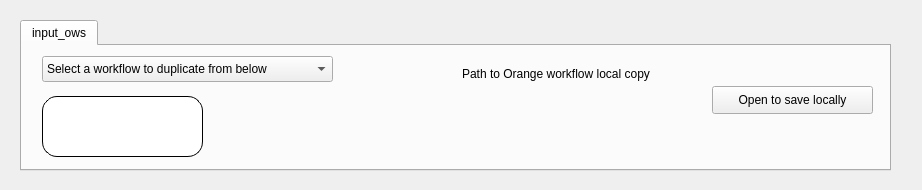
<?xml version="1.0" encoding="UTF-8"?>
<ui version="4.0">
 <class>Form</class>
 <widget class="QWidget" name="Form">
  <property name="geometry">
   <rect>
    <x>0</x>
    <y>0</y>
    <width>922</width>
    <height>190</height>
   </rect>
  </property>
  <property name="windowTitle">
   <string>Form</string>
  </property>
  <widget class="QLabel" name="BandeauImageHKH">
   <property name="geometry">
    <rect>
     <x>0</x>
     <y>0</y>
     <width>881</width>
     <height>21</height>
    </rect>
   </property>
   <property name="text">
    <string/>
   </property>
   <property name="pixmap">
    <pixmap>../../../../../../../../../../../.designer/img/bandeau_pour_orange_18px.png</pixmap>
   </property>
  </widget>
  <widget class="QLabel" name="label_2">
   <property name="geometry">
    <rect>
     <x>30</x>
     <y>210</y>
     <width>55</width>
     <height>16</height>
    </rect>
   </property>
   <property name="text">
    <string/>
   </property>
  </widget>
  <widget class="QTabWidget" name="tabWidget">
   <property name="geometry">
    <rect>
     <x>20</x>
     <y>20</y>
     <width>871</width>
     <height>151</height>
    </rect>
   </property>
   <property name="currentIndex">
    <number>0</number>
   </property>
   <property name="tabBarAutoHide">
    <bool>false</bool>
   </property>
   <widget class="QWidget" name="tab">
    <attribute name="title">
     <string>input_ows</string>
    </attribute>
    <widget class="QPushButton" name="save">
     <property name="geometry">
      <rect>
       <x>690</x>
       <y>40</y>
       <width>161</width>
       <height>28</height>
      </rect>
     </property>
     <property name="text">
      <string>Open to save locally</string>
     </property>
    </widget>
    <widget class="QLabel" name="label">
     <property name="geometry">
      <rect>
       <x>440</x>
       <y>20</y>
       <width>421</width>
       <height>16</height>
      </rect>
     </property>
     <property name="text">
      <string>Path to Orange workflow local copy</string>
     </property>
    </widget>
    <widget class="QPushButton" name="pushButton_show_hkh_website">
     <property name="geometry">
      <rect>
       <x>20</x>
       <y>50</y>
       <width>161</width>
       <height>61</height>
      </rect>
     </property>
     <property name="styleSheet">
      <string notr="true">background-color: white;
color: black;
border-style: outset;
border-width: 1px;
border-color: black;
border-radius: 15px;</string>
     </property>
     <property name="text">
      <string/>
     </property>
    </widget>
    <widget class="QComboBox" name="comboBox">
     <property name="geometry">
      <rect>
       <x>20</x>
       <y>10</y>
       <width>291</width>
       <height>26</height>
      </rect>
     </property>
     <item>
      <property name="text">
       <string>Select a workflow to duplicate from below</string>
      </property>
     </item>
    </widget>
   </widget>
  </widget>
  <widget class="QPushButton" name="button_link">
   <property name="geometry">
    <rect>
     <x>0</x>
     <y>0</y>
     <width>881</width>
     <height>21</height>
    </rect>
   </property>
   <property name="cursor">
    <cursorShape>PointingHandCursor</cursorShape>
   </property>
   <property name="focusPolicy">
    <enum>Qt::NoFocus</enum>
   </property>
   <property name="text">
    <string/>
   </property>
   <property name="icon">
    <iconset>
     <normaloff>../img/bandeau_pour_orange_18px.png</normaloff>
     <normalon>../img/bandeau_pour_orange_18px.png</normalon>
     <disabledoff>../img/bandeau_pour_orange_18px.png</disabledoff>
     <disabledon>../img/bandeau_pour_orange_18px.png</disabledon>
     <activeoff>../img/bandeau_pour_orange_18px.png</activeoff>
     <activeon>../img/bandeau_pour_orange_18px.png</activeon>
     <selectedoff>../img/bandeau_pour_orange_18px.png</selectedoff>
     <selectedon>../img/bandeau_pour_orange_18px.png</selectedon>../img/bandeau_pour_orange_18px.png</iconset>
   </property>
   <property name="default">
    <bool>false</bool>
   </property>
   <property name="flat">
    <bool>true</bool>
   </property>
  </widget>
 </widget>
 <resources/>
 <connections/>
</ui>
